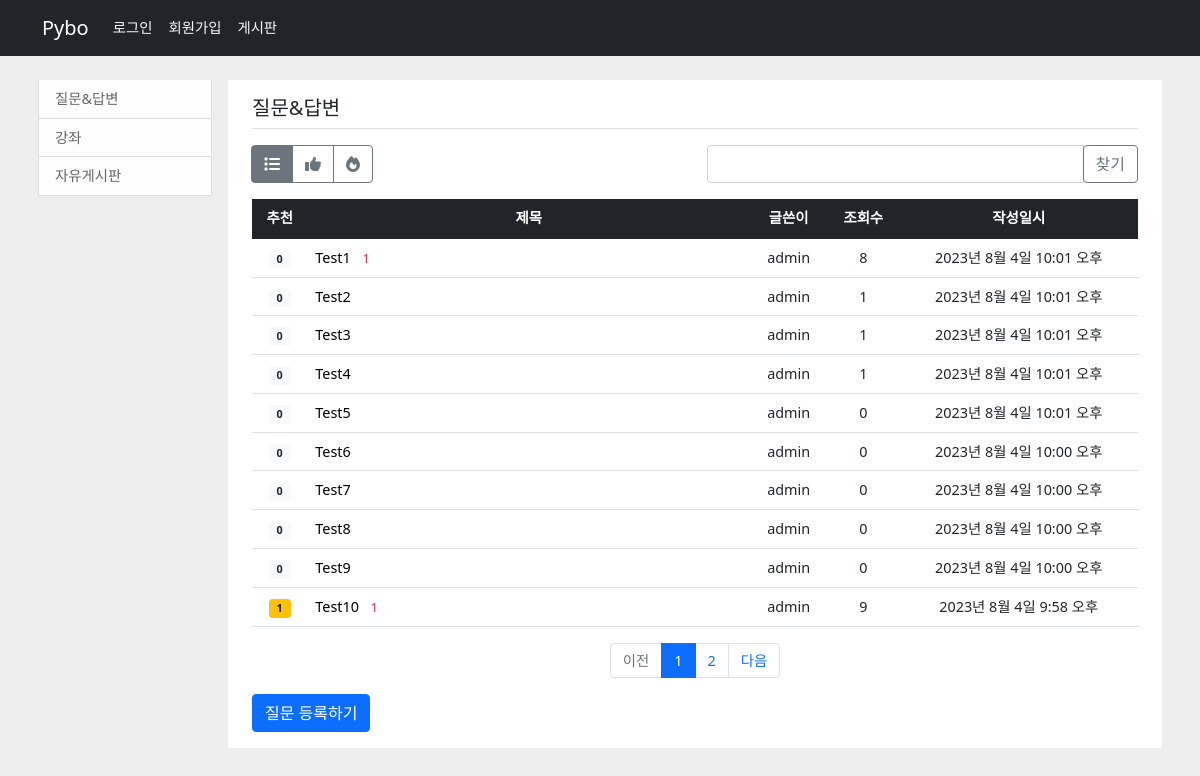
Screenshot of /pybo/question/list/1/ with the database file from the repository.
### pybo/models.py (models this page shows, shortened)
class Category(models.Model):
    subject = models.CharField(max_length=200)

class Question(models.Model):
    author = models.ForeignKey(User, on_delete=models.CASCADE, related_name='author_question')
    category = models.ForeignKey(Category, on_delete=models.CASCADE, related_name='category_question')
    subject = models.CharField(max_length=200)          # 글자 수의 길이가 제한된 텍스트를 이용할 때
    content = models.TextField(null=True, default='')   # 글자 수를 제한할 수 없는 텍스트를 이용할 때
    create_date = models.DateTimeField()                # 생성된 날짜와 시간에 관계된 필드.
    modify_date = models.DateTimeField(null=True, blank=True)               # 수정 날짜
    voter = models.ManyToManyField(User, related_name='voter_question')     # 추천인 추가
    comments = models.ManyToManyField(Comment, related_name='comment_question')
    hits = models.DecimalField(max_digits=7, decimal_places=0, default=0)

### pybo/views/question_views.py (the view, shortened to what this page needs)
# urls.py: path('question/list/<int:category_id>/', question_views.question_list, name='question_list'),
def question_list(request, category_id):
    page = request.GET.get('page', '1')  # page
    kw = request.GET.get('kw', '')  # search
    sort = request.GET.get('sort', 'recent')
    category = get_object_or_404(Category, pk=category_id)
    if sort == 'recommend':
        question_list = Question.objects.filter(category=category_id).annotate(voter_count=Count('voter')).order_by('-voter_count')
    elif sort == 'hot':
        question_list = Question.objects.filter(category=category_id).order_by('-hits')
    else:
        question_list = Question.objects.filter(category=category_id).order_by('-modify_date')
    paginator = Paginator(question_list, 10)
    page_obj = paginator.get_page(page)
    context = {'question_list': page_obj, 'page': page, 'kw': kw, 'sort': sort, 'category': category}
    return render(request, 'pybo/question_list.html', context)

### templates/pybo/question_list.html (shortened to what this page needs)
{% extends 'base.html' %}
{% load pybo_filter %}
{% block content %}
    <div class="container mt-3" style="height: auto !important;">
        <div class="row" style="height: auto !important;">
            <div class="col-sm-12 col-md-3 col-lg-2 p-2">
                {% include "sidebar.html" %}
            </div>
                <div class="col-sm-12 col-md-9 col-lg-10 p-2" style="height: auto !important;">
                    <div id="content_box" style="height: auto !important;">
                        <div class="container py-3">
                            <h5 class="border-bottom pb-2 mb-3">{{ category.subject }}</h5>
                            <div class="row my-3">
                                <div class="col-6">
                                    <div class="btn-group" role="group" aria-label="Basic radio toggle button group">
                                        <label class="btn btn-outline-secondary" for="btnradio1">
                                           <i class="fas fa-list"></i>
                                        </label>
                                        <label class="btn btn-outline-secondary" for="btnradio2">
                                            <i class="fas fa-thumbs-up"></i>
                                        </label>
                                        <label class="btn btn-outline-secondary" for="btnradio3">
                                            <i class="fa-solid fa-fire"></i>
                                        </label>
                                    </div>
                                </div>
                                <div class="col-6">
                                    <div class="input-group">
                                        <input type="text" id="search_kw" class="form-control" value="{{ kw|default_if_none:'' }}">
                                        <div class="input-group-append">
                                            <button class="btn btn-outline-secondary" type="button" id="btn_search">찾기</button>
                                        </div>
                                    </div>
                                </div>
                            </div>
                            <table class="table">
                                <thead>
                                <tr class="text-center table-dark">
                                    <th>추천</th>
                                    <th style="width:50%">제목</th>
                                    <th>글쓴이</th>
                                    <th>조회수</th>
                                    <th>작성일시</th>
                                </tr>
                                </thead>
                                <tbody>
                                {% if question_list %}
                                {% for question in question_list %}
                                    <tr class="text-center">
                                        <td class="align-middle">
                                            {% if question.voter.count > 0 %}
                                            <span class="badge badge-warning px-2 py-1">{{ question.voter.count }}</span>
                                            {% else %}
                                            <span class="badge badge-light px-2 py-1">{{ question.voter.count }}</span>
                                            {% endif %}
                                        </td>
                                        <td class="text-start">
                                            <a class="text-black text-decoration-none" href="{% url 'pybo:detail' question.id %}">{{ question.subject }}</a>
                                            {% if question.answer_set.count  > 0 %}
                                                <span class="text-danger small mx-2">{{ question.answer_set.count }}</span>
                                            {% endif %}
                                        </td>
                                        <td>{{ question.author.username }}</td>
                                        <td>{{ question.hits }}</td>
                                        <td>{{ question.modify_date }}</td>
                                    </tr>
                                {%  endfor %}
                                {%  else %}
                                    <tr>
                                        <td colspan="4" style="text-align: center;">질문이 없습니다.</td>
                                    </tr>
                                {%  endif %}
                                </tbody>
                            </table>
                            <ul class="pagination justify-content-center">
                                {% if question_list.has_previous %}
                                    <li class="page-item">
                                        <a class="page-link" data-page="{{ question_list.previous_page_number }}" href="javascript:void(0)">이전</a>
                                    </li>
                                {% else %}
                                    <li class="page-item disabled">
                                        <a class="page-link" tabindex="-1" aria-disabled="true" href="#">이전</a>
                                    </li>
                                {% endif %}
                                {% for page_number in question_list.paginator.page_range %}
                                    {% if page_number >= question_list.number|add:-5 and page_number <= question_list.number|add:5 %}
                                    {% if page_number == question_list.number %}
                                        <li class="page-item active" aria-current="page">
                                            <a class="page-link" data-page="{{ page_number }}" href="javascript:void(0)">{{ page_number }}</a>
                                        </li>
                                    {% else %}
                                        <li class="page-item">
                                            <a class="page-link" data-page="{{ page_number }}" href="javascript:void(0)">{{ page_number }}</a>
                                        </li>
                                    {% endif %}
                                    {% endif %}
                                {% endfor %}
                                {% if question_list.has_next %}
                                    <li class="page-item">
                                        <a class="page-link" data-page="{{ question_list.next_page_number }}" href="javascript:void(0)">{{ page_number }}다음</a>
                                    </li>
                                {% else %}
                                    <li class="page-item disabled">
                                        <a class="page-link" tabindex="-1" aria-disabled="true" href="javascript:void(0)">다음</a>
                                    </li>
                                {% endif %}
                            </ul>
                            <a href="{% url 'pybo:question_create' %}" class="btn btn-primary">질문 등록하기</a>
                        </div>
                    </div>
                </div>
            </div>
        </div>
{% endblock %}

### static/style.css (style rules this page uses)
html { position: relative; min-height: 100%; }
body { margin-bottom: 80px; background: #eee; font-size: 0.9em; }
#content_box { background: #ffffff; }
.badge-warning { color: #212529; background-color: #ffc107; }
.badge-light { color: #212529; background-color: #f8f9fa; }

### rows the page displays
Category: subject "질문&답변"
Question: voter.count "0", subject "Test1", answer_set.count "1", author.username "admin", hits "8", modify_date "2023년 8월 4일 10:01 오후"
Question: voter.count "0", subject "Test2", author.username "admin", hits "1", modify_date "2023년 8월 4일 10:01 오후"
Question: voter.count "0", subject "Test3", author.username "admin", hits "1", modify_date "2023년 8월 4일 10:01 오후"
Question: voter.count "0", subject "Test4", author.username "admin", hits "1", modify_date "2023년 8월 4일 10:01 오후"
Question: voter.count "0", subject "Test5", author.username "admin", hits "0", modify_date "2023년 8월 4일 10:01 오후"
Question: voter.count "0", subject "Test6", author.username "admin", hits "0", modify_date "2023년 8월 4일 10:00 오후"
Question: voter.count "0", subject "Test7", author.username "admin", hits "0", modify_date "2023년 8월 4일 10:00 오후"
Question: voter.count "0", subject "Test8", author.username "admin", hits "0", modify_date "2023년 8월 4일 10:00 오후"
Question: voter.count "0", subject "Test9", author.username "admin", hits "0", modify_date "2023년 8월 4일 10:00 오후"
Question: voter.count "1", subject "Test10", answer_set.count "1", author.username "admin", hits "9", modify_date "2023년 8월 4일 9:58 오후"

### other values shown
{{ page_number }} "1"
{{ page_number }} "2"
